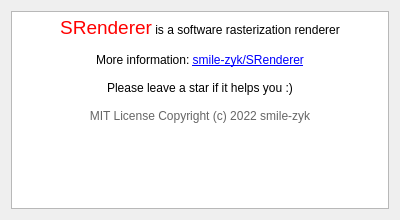
<?xml version="1.0" encoding="UTF-8"?>
<ui version="4.0">
 <class>About</class>
 <widget class="QWidget" name="About">
  <property name="geometry">
   <rect>
    <x>0</x>
    <y>0</y>
    <width>400</width>
    <height>220</height>
   </rect>
  </property>
  <property name="windowTitle">
   <string>About SRenderer</string>
  </property>
  <property name="windowIcon">
   <iconset resource="resource.qrc">
    <normaloff>:/icon/icon.svg</normaloff>:/icon/icon.svg</iconset>
  </property>
  <layout class="QVBoxLayout" name="verticalLayout">
   <item>
    <widget class="QTextBrowser" name="textBrowser">
     <property name="html">
      <string>&lt;!DOCTYPE HTML PUBLIC &quot;-//W3C//DTD HTML 4.0//EN&quot; &quot;http://www.w3.org/TR/REC-html40/strict.dtd&quot;&gt;
&lt;html&gt;&lt;head&gt;&lt;meta name=&quot;qrichtext&quot; content=&quot;1&quot; /&gt;&lt;meta charset=&quot;utf-8&quot; /&gt;&lt;style type=&quot;text/css&quot;&gt;
p, li { white-space: pre-wrap; }
&lt;/style&gt;&lt;/head&gt;&lt;body style=&quot; font-family:'Microsoft YaHei UI'; font-size:9pt; font-weight:400; font-style:normal;&quot;&gt;
&lt;p align=&quot;center&quot; style=&quot; margin-top:0px; margin-bottom:0px; margin-left:0px; margin-right:0px; -qt-block-indent:0; text-indent:0px;&quot;&gt;&lt;span style=&quot; font-size:14pt; color:#ff0000;&quot;&gt;SRenderer&lt;/span&gt; is a software rasterization renderer&lt;/p&gt;
&lt;p align=&quot;center&quot; style=&quot;-qt-paragraph-type:empty; margin-top:0px; margin-bottom:0px; margin-left:0px; margin-right:0px; -qt-block-indent:0; text-indent:0px;&quot;&gt;&lt;br /&gt;&lt;/p&gt;
&lt;p align=&quot;center&quot; style=&quot; margin-top:0px; margin-bottom:0px; margin-left:0px; margin-right:0px; -qt-block-indent:0; text-indent:0px;&quot;&gt;More information: &lt;a href=&quot;https://github.com/smile-zyk/SRenderer&quot;&gt;&lt;span style=&quot; text-decoration: underline; color:#0000ff;&quot;&gt;smile-zyk/SRenderer&lt;/span&gt;&lt;/a&gt;&lt;/p&gt;
&lt;p align=&quot;center&quot; style=&quot;-qt-paragraph-type:empty; margin-top:0px; margin-bottom:0px; margin-left:0px; margin-right:0px; -qt-block-indent:0; text-indent:0px; text-decoration: underline; color:#0000ff;&quot;&gt;&lt;br /&gt;&lt;/p&gt;
&lt;p align=&quot;center&quot; style=&quot; margin-top:0px; margin-bottom:0px; margin-left:0px; margin-right:0px; -qt-block-indent:0; text-indent:0px;&quot;&gt;Please leave a star if it helps you :)&lt;/p&gt;
&lt;p align=&quot;center&quot; style=&quot;-qt-paragraph-type:empty; margin-top:0px; margin-bottom:0px; margin-left:0px; margin-right:0px; -qt-block-indent:0; text-indent:0px;&quot;&gt;&lt;br /&gt;&lt;/p&gt;
&lt;p align=&quot;center&quot; style=&quot; margin-top:0px; margin-bottom:0px; margin-left:0px; margin-right:0px; -qt-block-indent:0; text-indent:0px;&quot;&gt;&lt;span style=&quot; color:#666666;&quot;&gt;MIT License Copyright (c) 2022 smile-zyk&lt;/span&gt;&lt;/p&gt;&lt;/body&gt;&lt;/html&gt;</string>
     </property>
    </widget>
   </item>
  </layout>
 </widget>
 <resources>
  <include location="resource.qrc"/>
 </resources>
 <connections/>
</ui>
